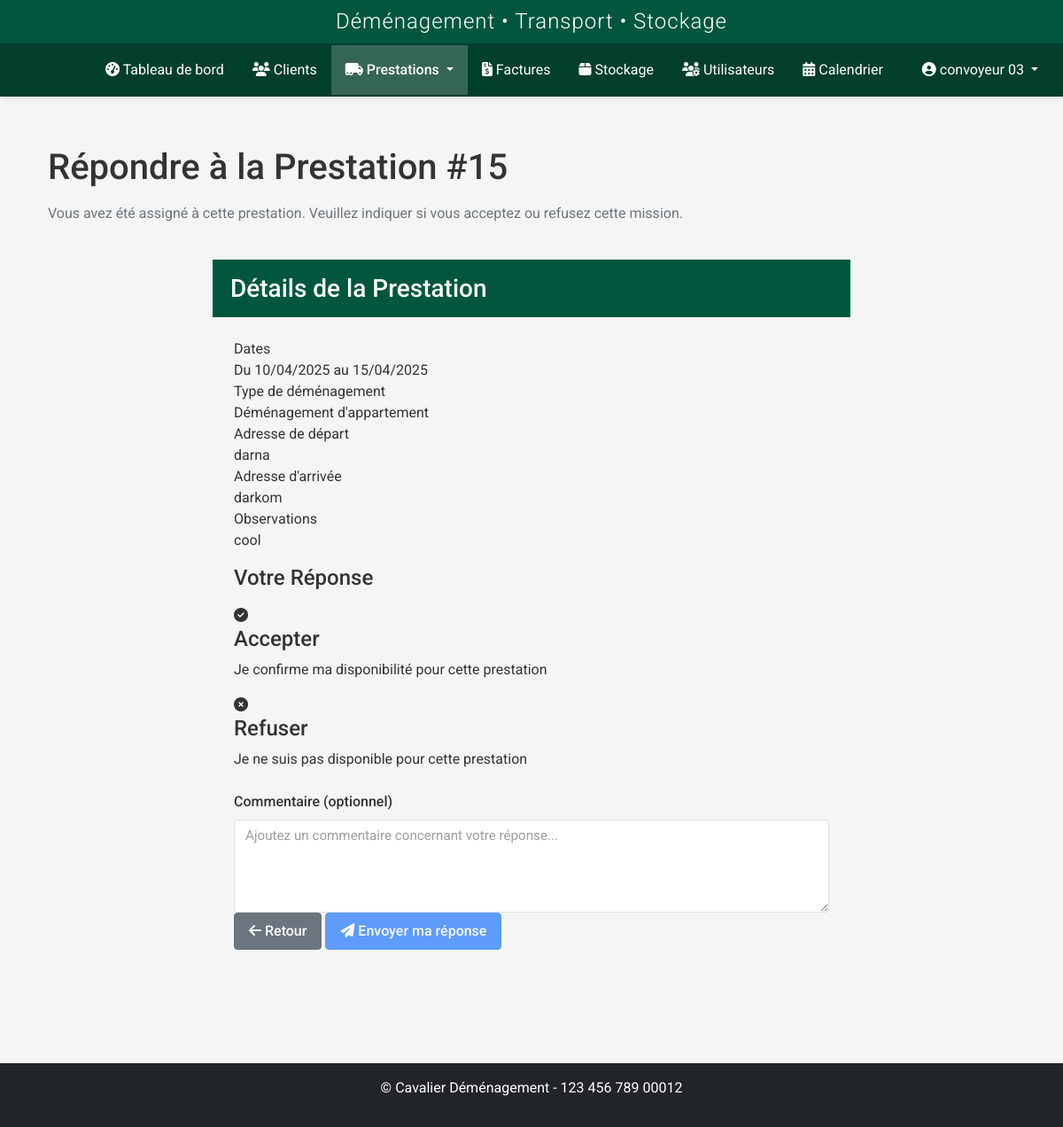
/prestations/repondre/15 (signed in), run on the app's committed database.
### models.py (models this page shows, shortened)
class User(UserMixin, db.Model):
    id = db.Column(db.Integer, primary_key=True)
    nom = db.Column(db.String(64), nullable=False)
    prenom = db.Column(db.String(64), nullable=False)
    username = db.Column(db.String(64), unique=True, nullable=False)
    email = db.Column(db.String(120), unique=True, nullable=True)
    password_hash = db.Column(db.String(256), nullable=False)
    role = db.Column(db.String(20), nullable=False, default='transporteur')
    statut = db.Column(db.String(20), nullable=False, default='actif')
    vehicule = db.Column(db.String(100), nullable=True)
    type_vehicule_id = db.Column(db.Integer, db.ForeignKey('type_vehicule.id'), nullable=True)
    permis_conduire = db.Column(db.String(50), nullable=True)
    notes = db.Column(db.Text, nullable=True)
    derniere_connexion = db.Column(db.DateTime, nullable=True)
    date_creation = db.Column(db.DateTime, nullable=False, default=datetime.utcnow)
    prestations = db.relationship('Prestation', secondary=prestation_transporteurs, back_populates='transporteurs')
    type_vehicule = db.relationship('TypeVehicule', backref='transporteurs')

class Prestation(db.Model):
    id = db.Column(db.Integer, primary_key=True)
    client_id = db.Column(db.Integer, db.ForeignKey('client.id'), nullable=False)
    commercial_id = db.Column(db.Integer, db.ForeignKey('user.id'), nullable=True)
    transporteur_id = db.Column(db.Integer, db.ForeignKey('transporteurs.id'), nullable=True)
    vehicule_id = db.Column(db.Integer, db.ForeignKey('vehicules.id'), nullable=True)
    date_debut = db.Column(db.DateTime, nullable=False)
    date_fin = db.Column(db.DateTime, nullable=False)
    adresse_depart = db.Column(db.Text, nullable=False)
    adresse_arrivee = db.Column(db.Text, nullable=False)
    type_demenagement = db.Column(db.String(100), nullable=False)
    type_demenagement_id = db.Column(db.Integer, db.ForeignKey('type_demenagement.id'), nullable=True)
    statut = db.Column(db.String(50), default='En attente')  # En attente, Confirmé, En cours, Terminé, Annulé
    priorite = db.Column(db.String(20), default='Normale')  # Basse, Normale, Haute, Urgente
    status_transporteur = db.Column(db.String(20), default='en_attente')  # en_attente, accepte, refuse
    raison_refus = db.Column(db.Text, nullable=True)  # Raison du refus par le transporteur
    date_reponse = db.Column(db.DateTime, nullable=True)  # Date de réponse du transporteur
    observations = db.Column(db.Text, nullable=True)
    archive = db.Column(db.Boolean, default=False)
    date_creation = db.Column(db.DateTime, nullable=False, default=datetime.utcnow)
    date_modification = db.Column(db.DateTime, nullable=True)
    createur_id = db.Column(db.Integer, db.ForeignKey('user.id'), nullable=True)
    modificateur_id = db.Column(db.Integer, db.ForeignKey('user.id'), nullable=True)
    stockage_id = db.Column(db.Integer, db.ForeignKey('stockage.id'), nullable=True)
    mode_groupage = db.Column(db.Boolean, default=False)
    tags = db.Column(db.Text, nullable=True)
    societe = db.Column(db.String(100), nullable=True)
    montant = db.Column(db.Float, nullable=True, default=0)
    commercial = db.relationship('User', foreign_keys=[commercial_id], backref='prestations_commercial')
    createur = db.relationship('User', foreign_keys=[createur_id], backref='prestations_creees')
    modificateur = db.relationship('User', foreign_keys=[modificateur_id], backref='prestations_modifiees')
    transporteurs = db.relationship('User', secondary=prestation_transporteurs, back_populates='prestations')
    clients_supplementaires = db.relationship('Client', secondary=prestation_clients, back_populates='prestations_supplementaires')
    factures = db.relationship('Facture', backref='prestation', lazy=True)
    type_demenagement_obj = db.relationship('TypeDemenagement', backref='prestations')
    versions = db.relationship('PrestationVersion', backref='prestation_courante', lazy=True, foreign_keys="PrestationVersion.prestation_id")

### routes/prestation.py (the view, shortened to what this page needs)
@prestation_bp.route('/repondre/<int:id>', methods=['GET', 'POST'])
@login_required
def repondre(id):
    if current_user.role != 'transporteur':
        flash('Vous n\'avez pas l\'autorisation d\'accéder à cette page.', 'danger')
        return redirect(url_for('prestation.index'))
    prestation = Prestation.query.get_or_404(id)
    transporteur_assigne = False
    for transporteur in prestation.transporteurs:
        if transporteur.id == current_user.id:
            transporteur_assigne = True
            break
    if not transporteur_assigne:
        flash('Vous n\'avez pas été assigné à cette prestation.', 'danger')
        return redirect(url_for('prestation.index'))
    client = Client.query.get(prestation.client_id) if prestation.client_id else None
    return render_template(
        'prestations/repondre.html',
        title='Répondre à la Prestation',
        prestation=prestation,
        client=client
    )

### templates/prestations/repondre.html (shortened to what this page needs)
{% extends 'base.html' %}
{% block content %}
<div class="container py-4">
    <div class="row mb-4">
        <div class="col-md-12">
            <h1 class="mb-3">Répondre à la Prestation #{{ prestation.id }}</h1>
            <p class="text-muted">Vous avez été assigné à cette prestation. Veuillez indiquer si vous acceptez ou refusez cette mission.</p>
        </div>
    </div>
    <div class="row">
        <div class="col-lg-8 mx-auto">
            <div class="response-card">
                <div class="card-header">
                    <h3 class="mb-0">Détails de la Prestation</h3>
                </div>
                <div class="card-body">
                    <div class="prestation-details">
                        <div class="detail-item">
                            <div class="detail-label">Dates</div>
                            <div class="detail-value">Du {{ prestation.date_debut.strftime('%d/%m/%Y') }} au {{ prestation.date_fin.strftime('%d/%m/%Y') }}</div>
                        </div>
                        <div class="detail-item">
                            <div class="detail-label">Type de déménagement</div>
                            <div class="detail-value">{{ prestation.type_demenagement }}</div>
                        </div>
                        <div class="detail-item">
                            <div class="detail-label">Adresse de départ</div>
                            <div class="detail-value">{{ prestation.adresse_depart }}</div>
                        </div>
                        <div class="detail-item">
                            <div class="detail-label">Adresse d'arrivée</div>
                            <div class="detail-value">{{ prestation.adresse_arrivee }}</div>
                        </div>
                        {% if prestation.observations %}
                        <div class="detail-item">
                            <div class="detail-label">Observations</div>
                            <div class="detail-value">{{ prestation.observations|safe }}</div>
                        </div>
                        {% endif %}
                    </div>
                    <form method="POST" action="{{ url_for('prestation.repondre', id=prestation.id) }}" class="response-form">
                        <h4 class="mb-3">Votre Réponse</h4>
                        <div class="response-options">
                            <div class="response-option accept" id="option-accept" onclick="selectOption('accepter')">
                                <i class="fas fa-check-circle"></i>
                                <h4>Accepter</h4>
                                <p>Je confirme ma disponibilité pour cette prestation</p>
                            </div>
                            <div class="response-option decline" id="option-decline" onclick="selectOption('refuser')">
                                <i class="fas fa-times-circle"></i>
                                <h4>Refuser</h4>
                                <p>Je ne suis pas disponible pour cette prestation</p>
                            </div>
                        </div>
                        <div class="form-group mt-4">
                            <label for="commentaire" class="form-label">Commentaire (optionnel)</label>
                            <textarea name="commentaire" id="commentaire" class="form-control" rows="4" placeholder="Ajoutez un commentaire concernant votre réponse..."></textarea>
                        </div>
                        <div class="action-buttons">
                            <a href="{{ url_for('prestation.mes_prestations') }}" class="btn btn-secondary">
                                <i class="fas fa-arrow-left"></i> Retour
                            </a>
                            <button type="submit" class="btn btn-primary" id="submit-btn" disabled>
                                <i class="fas fa-paper-plane"></i> Envoyer ma réponse
                            </button>
                        </div>
                    </form>
                </div>
            </div>
        </div>
    </div>
</div>
{% endblock %}

### templates/base.html (shortened to what this page needs)
<!DOCTYPE html>
<html lang="fr">
<head>
    <link href="https://cdn.jsdelivr.net/npm/bootstrap@5.2.3/dist/css/bootstrap.min.css" rel="stylesheet">
    <link rel="stylesheet" href="https://cdnjs.cloudflare.com/ajax/libs/font-awesome/6.2.1/css/all.min.css">
    <link href="https://cdn.jsdelivr.net/npm/fullcalendar@5.11.3/main.min.css" rel="stylesheet">
    <link href="https://cdn.jsdelivr.net/npm/summernote@0.8.18/dist/summernote-lite.min.css" rel="stylesheet">
    <link rel="stylesheet" href="{{ url_for('static', filename='css/style.css') }}">
    <link rel="stylesheet" href="{{ url_for('static', filename='css/notification-flash.css') }}">
    <link rel="stylesheet" href="{{ url_for('static', filename='css/prestations.css') }}">
    <link rel="stylesheet" href="{{ url_for('static', filename='css/custom-calendar.css') }}">
    <link rel="stylesheet" href="{{ url_for('static', filename='css/navbar-logos.css') }}">
    <link rel="stylesheet" href="{{ url_for('static', filename='css/whatsapp-buttons.css') }}">
    <link rel="stylesheet" href="{{ url_for('static', filename='css/quick-access-bubble.css') }}">
</head>
<body {% if current_user.is_authenticated %}data-user-role="{{ current_user.role }}"{% endif %}>
    {% if current_user.is_authenticated %}
        <header>
            <div class="app-header">
                <h2>Déménagement • Transport • Stockage</h2>
            </div>
            <nav class="navbar navbar-dark navbar-expand-lg">
                <div class="container-fluid">
                    <a class="navbar-brand" href="{{ url_for('dashboard.index') }}">
                        <div class="logo-slideshow">
                        </div>
                    </a>
                    <div class="collapse navbar-collapse" id="navbarMain">
                        <ul class="navbar-nav me-auto mb-2 mb-lg-0">
                            <li class="nav-item">
                                <a class="nav-link {% if request.endpoint == 'dashboard.index' %}active{% endif %}" href="{{ url_for('dashboard.index') }}">
                                    <i class="fas fa-tachometer-alt"></i> Tableau de bord
                                </a>
                            </li>
                            <li class="nav-item">
                                <a class="nav-link {% if request.endpoint.startswith('client.') %}active{% endif %}" href="{{ url_for('client.index') }}">
                                    <i class="fas fa-users"></i> Clients
                                </a>
                            </li>
                            <li class="nav-item dropdown">
                                <a class="nav-link dropdown-toggle {% if request.endpoint.startswith('prestation.') %}active{% endif %}" href="#" id="prestationsDropdown" role="button" data-bs-toggle="dropdown" aria-expanded="false">
                                    <i class="fas fa-truck-moving"></i> Prestations
                                </a>
                            </li>
                            <li class="nav-item">
                                <a class="nav-link {% if request.endpoint.startswith('facture.') %}active{% endif %}" href="{{ url_for('facture.index') }}">
                                    <i class="fas fa-file-invoice-dollar"></i> Factures
                                </a>
                            </li>
                            <li class="nav-item">
                                <a class="nav-link {% if request.endpoint.startswith('stockage.') %}active{% endif %}" href="{{ url_for('stockage.index') }}">
                                    <i class="fas fa-box"></i> Stockage
                                </a>
                            </li>
                            {% if current_user.is_admin %}
                            <li class="nav-item">
                                <a class="nav-link {% if request.endpoint.startswith('user.') %}active{% endif %}" href="{{ url_for('user.index') }}">
                                    <i class="fas fa-users-cog"></i> Utilisateurs
                                </a>
                            </li>
                            {% endif %}
                            <li class="nav-item">
                                <a class="nav-link {% if request.endpoint.startswith('calendrier.') %}active{% endif %}" href="{{ url_for('calendrier.fullscreen') }}">
                                    <i class="fas fa-calendar-alt"></i> Calendrier
                                </a>
                            </li>
                        </ul>
                        <ul class="navbar-nav">
                            <li class="nav-item dropdown">
                                <a class="nav-link dropdown-toggle" href="#" id="userDropdown" role="button" data-bs-toggle="dropdown">
                                    <i class="fas fa-user-circle"></i> {{ current_user.username }}
                                </a>
                            </li>
                        </ul>
                    </div>
                </div>
            </nav>
        </header>
        <main class="main-content">
            <div class="container">
                {% block content %}{% endblock %}
            </div>
        </main>
        <footer class="mt-5 py-3 bg-dark text-white">
            <div class="container text-center">
                <p>&copy; {{ config.COMPANY_FULL_NAME }} - {{ config.COMPANY_SIRET }}</p>
            </div>
        </footer>
    {% else %}
        <main class="main-content">
            <div class="container">
                {% block auth_content %}{% endblock %}
            </div>
        </main>
    {% endif %}
</body>
</html>

### data on the page
User: username "convoyeur 03"
Prestation: id "15", date_debut "10/04/2025", date_fin "15/04/2025", type_demenagement "Déménagement d'appartement", adresse_depart "darna", adresse_arrivee "darkom", observations "cool"

### other printed values
{{ config.COMPANY_FULL_NAME }} "Cavalier Déménagement"
{{ config.COMPANY_SIRET }} "123 456 789 00012"
